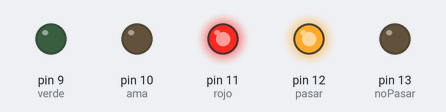
A sketch run on a simulated Arduino Uno, built with avr-gcc and run on an emulated ATmega328P. Parts: output pins drawn as LEDs (lit = HIGH).

Above: at 2.5 s.
At 5.2 s:
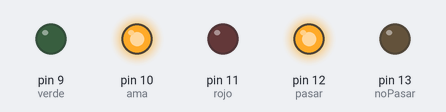
At 8.0 s:
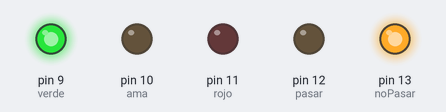
At 10.7 s:
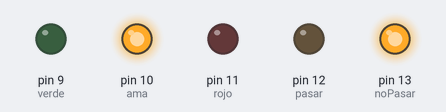
Timing chart, 0 to 14.3 s (numbered marks = the images above):
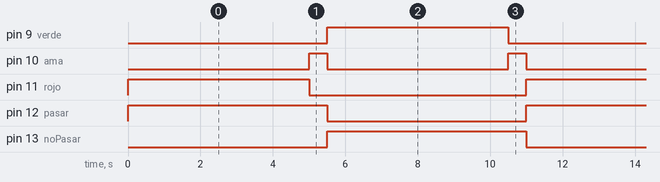

Measured:
- by itself, pin 9 (verde), pin 11 (rojo): alternates HIGH for 5.0 s and LOW for 6.0 s
- by itself, pin 10 (ama): alternates HIGH for 0.50 s and LOW for 5.0 s
- by itself, pin 12 (pasar), pin 13 (noPasar): alternates HIGH for 5.5 s and LOW for 5.5 s

The sketch:

A.ino
```cpp
// C++ code
//
#define noPasar 13
#define pasar 12
#define rojo 11
#define ama 10
#define verde 9
void setup()
{
  pinMode(noPasar, OUTPUT);
  pinMode(pasar, OUTPUT);
  pinMode(rojo, OUTPUT);
  pinMode(ama, OUTPUT);
  pinMode(verde, OUTPUT);


}

void loop()
{
  digitalWrite(pasar, HIGH);
  digitalWrite(rojo, HIGH);
  digitalWrite(noPasar, LOW);
  digitalWrite(ama, LOW);
  delay(5000);
  digitalWrite(pasar, HIGH);
  digitalWrite(rojo, LOW);
  digitalWrite(ama, HIGH);
  delay(500);
  digitalWrite(pasar, LOW);
  digitalWrite(verde, HIGH);
  digitalWrite(ama, LOW);
  digitalWrite(noPasar, HIGH);
  delay(5000);
  digitalWrite(noPasar, HIGH);
  digitalWrite(verde, LOW);
  digitalWrite(ama, HIGH);
  delay(500);
}
```
